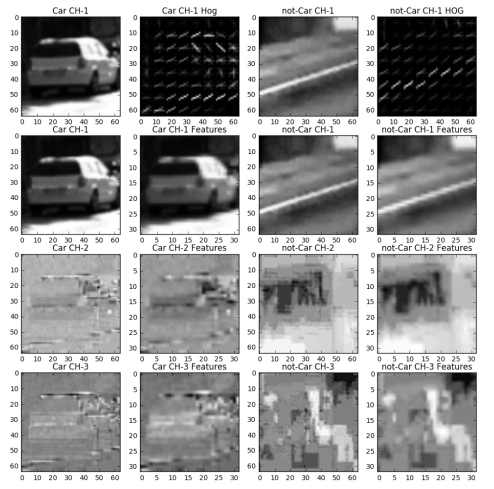
#> input picture examples/HOG_example.jpg, 988 x 978 px (shown at 1/2 size); its folder holds only this picture in this run
$ python -i vehicle-detection.py   (imports and definitions only)   (older library calls are emulated)
#> lines starting #> are read from the running program, lines starting #| are printed output that depends on the picture
#> further down, picture is the input picture: shape (978, 988, 3); min 0, max 255, mean 154
import matplotlib.image as mpimg
import matplotlib.pyplot as plt
import numpy as np
import cv2
import glob
import time
from sklearn.svm import LinearSVC
from sklearn.preprocessing import StandardScaler
from skimage.feature import hog
from sklearn.model_selection import train_test_split
from scipy.ndimage.measurements import label
from moviepy.editor import VideoFileClip
from sklearn.externals import joblib
from pathlib import Path
import pickle

class par:
    ##Hyperparameters
    color_space = 'YCrCb'  # Can be RGB, HSV, LUV, HLS, YUV, YCrCb
    orient = 15  # HOG orientations
    pix_per_cell = 8  # HOG pixels per cell
    cell_per_block = 2  # HOG cells per block
    hog_channel = "ALL"  # Can be 0, 1, 2, or "ALL"
    spatial_size = (8, 8)  # Spatial binning dimensions
    hist_bins = 64  # Number of histogram bins
    spatial_feat = True  # Spatial features on or off
    hist_feat = True  # Histogram features on or off
    hog_feat = True  # HOG features on or off
    y_start = 400
    y_stop = 656  # Min and max in y to search in slide_window()
    scale = 1.5
    # Classifier
    svc = []
    X_scaler = []

# Define a function to draw bounding boxes
# [40 lines left out: functions draw_boxes, add_heat, apply_threshold, draw_labeled_bboxes, not called in this run]

# Define a function to return HOG features and visualization
def get_hog_features(img, orient, pix_per_cell, cell_per_block,
                     vis=False, feature_vec=False):
    # Call with two outputs if vis==True
    if vis == True:
        features, hog_image = hog(img, orientations=orient,
                                  pixels_per_cell=(pix_per_cell, pix_per_cell),
                                  cells_per_block=(cell_per_block, cell_per_block),
                                  transform_sqrt=True,
                                  visualise=vis, feature_vector=feature_vec)
        return features, hog_image
    # Otherwise call with one output
    else:
        features = hog(img, orientations=orient,
                       pixels_per_cell=(pix_per_cell, pix_per_cell),
                       cells_per_block=(cell_per_block, cell_per_block),
                       transform_sqrt=True,
                       visualise=vis, feature_vector=feature_vec)
        return features

# Define a function to compute binned color features
def bin_spatial(img, size=(32, 32)):
    # Use cv2.resize().ravel() to create the feature vector
    features = cv2.resize(img, size).ravel()
    # Return the feature vector
    return features

def color_hist(img, nbins=32):  # bins_range=(0, 256)
    # Compute the histogram of the color channels separately
    channel1_hist = np.histogram(img[:, :, 0], bins=nbins)
    channel2_hist = np.histogram(img[:, :, 1], bins=nbins)
    channel3_hist = np.histogram(img[:, :, 2], bins=nbins)
    # Concatenate the histograms into a single feature vector
    hist_features = np.concatenate((channel1_hist[0], channel2_hist[0], channel3_hist[0]))
    # Return the individual histograms, bin_centers and feature vector
    return hist_features

# Define a function to extract features from a list of images
# Have this function call bin_spatial() and color_hist()
# [99 lines left out: functions extract_features, train_classifier, not called in this run]

# Define a single function that can extract features using hog sub-sampling and make predictions
def find_cars(img):
    img = img.astype(np.float32) / 255

    bboxes = []

    img_tosearch = img[par.y_start:par.y_stop, :, :]
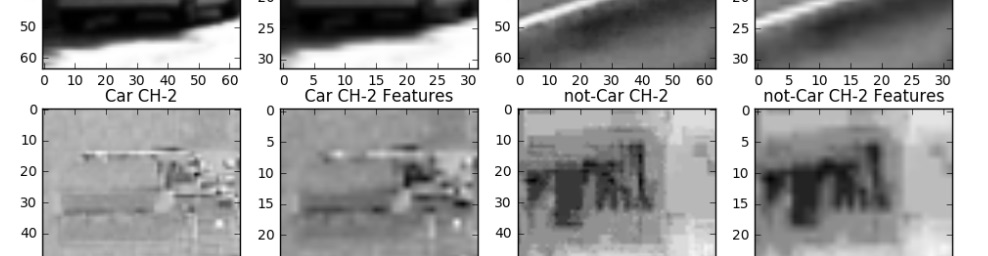
#> img_tosearch: shape (256, 988, 3) float32; min 0, max 1, mean 0.654
    if par.color_space != 'RGB':
        if par.color_space == 'HSV':
            feature_image = cv2.cvtColor(img_tosearch, cv2.COLOR_RGB2HSV)
        elif par.color_space == 'LUV':
            feature_image = cv2.cvtColor(img_tosearch, cv2.COLOR_RGB2LUV)
        elif par.color_space == 'HLS':
            feature_image = cv2.cvtColor(img_tosearch, cv2.COLOR_RGB2HLS)
        elif par.color_space == 'YUV':
            feature_image = cv2.cvtColor(img_tosearch, cv2.COLOR_RGB2YUV)
        elif par.color_space == 'YCrCb':
            feature_image = cv2.cvtColor(img_tosearch, cv2.COLOR_RGB2YCrCb)
#> feature_image: shape (256, 988, 3) float32; mean of channels 0, 1, 2 0.654, 0.5, 0.5

    else: feature_image = np.copy(img_tosearch)

    if par.scale != 1:
        imshape = feature_image.shape
#> imshape = (256, 988, 3)
        feature_image = cv2.resize(feature_image, (np.int(imshape[1] / par.scale), np.int(imshape[0] / par.scale)))
#> feature_image: shape (170, 658, 3) float32; mean of channels 0, 1, 2 0.654, 0.5, 0.5

    ch1 = feature_image[:, :, 0]
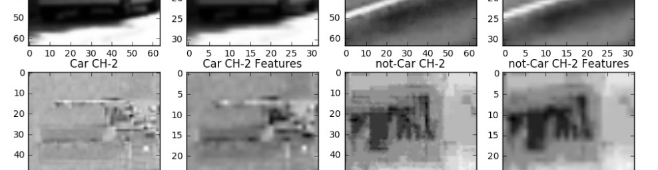
#> ch1: shape (170, 658) float32; min 0, max 1, mean 0.654
    ch2 = feature_image[:, :, 1]
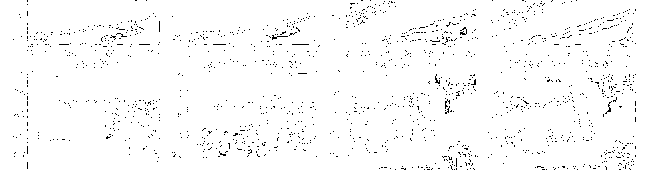
#> ch2: shape (170, 658) float32; values 0.5 (black) and 0.5 (white), 97.8% white; black in thin lines or dots
    ch3 = feature_image[:, :, 2]

    # Define blocks and steps as above
    nxblocks = (ch1.shape[1] // par.pix_per_cell) - 1
#> nxblocks = 81
    nyblocks = (ch1.shape[0] // par.pix_per_cell) - 1
#> nyblocks = 20
    nfeat_per_block = par.orient * par.cell_per_block ** 2
    # 64 was the orginal sampling rate, with 8 cells and 8 pix per cell
    window = 64
    nblocks_per_window = (window // par.pix_per_cell) - 1
    cells_per_step = 1  # Instead of overlap, define how many cells to step
    nxsteps = (nxblocks - nblocks_per_window) // cells_per_step
#> nxsteps = 74
    nysteps = (nyblocks - nblocks_per_window) // cells_per_step
#> nysteps = 13

    # Compute individual channel HOG features for the entire image
    if par.hog_feat == True:
        if par.hog_channel == 'ALL':
            hog1 = get_hog_features(ch1, par.orient, par.pix_per_cell, par.cell_per_block, feature_vec=False)
            hog2 = get_hog_features(ch2, par.orient, par.pix_per_cell, par.cell_per_block, feature_vec=False)
            hog3 = get_hog_features(ch3, par.orient, par.pix_per_cell, par.cell_per_block, feature_vec=False)
        elif par.hog_channel == 1:
            hog1 = get_hog_features(ch1, par.orient, par.pix_per_cell, par.cell_per_block, feature_vec=False)
        elif par.hog_channel == 2:
            hog2 = get_hog_features(ch2, par.orient, par.pix_per_cell, par.cell_per_block, feature_vec=False)
        else:
            hog3 = get_hog_features(ch3, par.orient, par.pix_per_cell, par.cell_per_block, feature_vec=False)


    for xb in range(nxsteps):
        for yb in range(nysteps):
            ypos = yb * cells_per_step
            xpos = xb * cells_per_step
            # Extract HOG for this patch
            if par.hog_channel == 'ALL':
                hog_feat1 = hog1[ypos:ypos + nblocks_per_window, xpos:xpos + nblocks_per_window].ravel()
                hog_feat2 = hog2[ypos:ypos + nblocks_per_window, xpos:xpos + nblocks_per_window].ravel()
                hog_feat3 = hog3[ypos:ypos + nblocks_per_window, xpos:xpos + nblocks_per_window].ravel()

            elif par.hog_channel == 1:
                hog_feat1 = hog1[ypos:ypos + nblocks_per_window, xpos:xpos + nblocks_per_window].ravel()
                hog_feat2 = []
                hog_feat3 = []
            elif par.hog_channel == 2:
                hog_feat1 = []
                hog_feat2 = hog2[ypos:ypos + nblocks_per_window, xpos:xpos + nblocks_per_window].ravel()
                hog_feat3 = []
            else:
                hog_feat1 = []
                hog_feat2 = []
                hog_feat3 = hog3[ypos:ypos + nblocks_per_window, xpos:xpos + nblocks_per_window].ravel()

            hog_features = np.hstack((hog_feat1, hog_feat2, hog_feat3))

            xleft = xpos * par.pix_per_cell
            ytop = ypos * par.pix_per_cell

            # Extract the image patch
            subimg = cv2.resize(feature_image[ytop:ytop + window, xleft:xleft + window], (64, 64))

            # Get color features
            if par.spatial_feat == True:
                spatial_features = bin_spatial(subimg, size=par.spatial_size)
            else:
                spatial_features = []

            if par.hist_feat == True:
                hist_features = color_hist(subimg, nbins=par.hist_bins)
            else:
                hist_features = []

           # Scale features and make a prediction
            test_features = par.X_scaler.transform(np.hstack((spatial_features, hist_features, hog_features)).reshape(1, -1))
            test_prediction = par.svc.predict(test_features)

            if test_prediction == 1:
                xbox_left = np.int(xleft * par.scale)
                ytop_draw = np.int(ytop * par.scale)
                win_draw = np.int(window * par.scale)
                bboxes.append(((xbox_left, ytop_draw + par.y_start), (xbox_left + win_draw, ytop_draw + win_draw + par.y_start)))
#> subimg: shape (64, 64, 3) float32; mean of channels 0, 1, 2 0.698, 0.5, 0.5
#> after the loop, bboxes = []


    return bboxes


def pipeline(image):

    heat = np.zeros_like(image[:, :, 0]).astype(np.float)

    # Plot all Windows
    hot_windows = find_cars(image)
    window_img = draw_boxes(image, hot_windows, color=(0, 0, 255), thick=6)

    plt.imshow(window_img)
    plt.show()

    # Add heat to each box in box list
    heat = add_heat(heat, hot_windows)

    # Apply threshold to help remove false positives
    heat = apply_threshold(heat, 2)

    # Visualize the heatmap when displaying
    heatmap = np.clip(heat, 0, 255)

    # Plot heatmap
    #plt.imshow(heatmap)
    #plt.show()

    # Find final boxes from heatmap using label function
    labels = label(heatmap)
    draw_image = draw_labeled_bboxes(np.copy(image), labels)

    # Final image with detected cars
    #plt.imshow(draw_image)
    #plt.show()

    return draw_image

# Main
# [6 lines not run here, left out]

# Video
#input = VideoFileClip("project_video.mp4")
#output = input.fl_image(pipeline)
#output.write_videofile('result.mp4', audio=False)

>>> import cv2
>>> picture = cv2.cvtColor(cv2.imread('examples/HOG_example.jpg'), cv2.COLOR_BGR2RGB)
#> (the run stopped early here; a loop or call above may not have finished)

$ run again, on examples/sliding_window.jpg
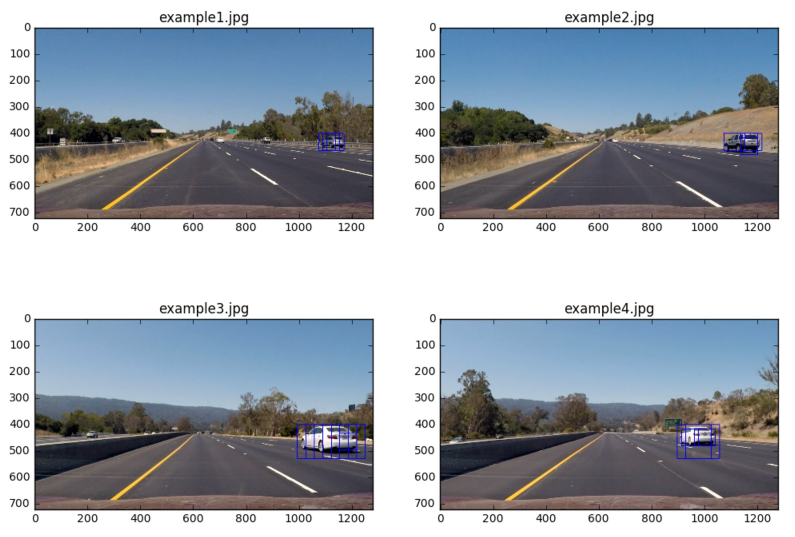
#> input picture examples/sliding_window.jpg, 1590 x 1074 px (shown at 1/2 size)
#> in find_cars, `ch1 = feature_image[:, :, 0]`:
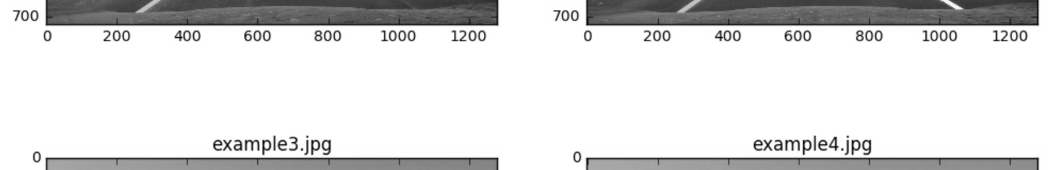
#> ch1: shape (170, 1060) float32; min 0.0127, max 1, mean 0.87
#> in find_cars, `ch3 = feature_image[:, :, 2]`:
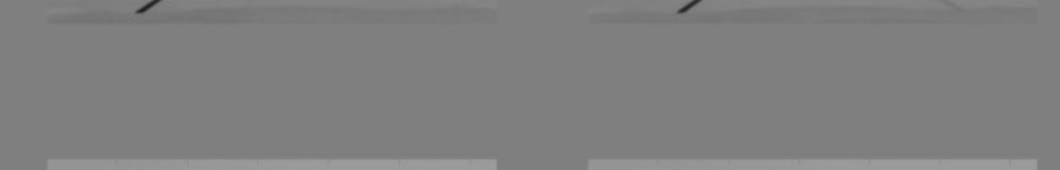
#> ch3: shape (170, 1060) float32; min 0.119, max 0.62, mean 0.503
#> after the loop in find_cars, `for xb in range(nxsteps):`: bboxes = []

$ run again, on examples/sliding_windows.jpg
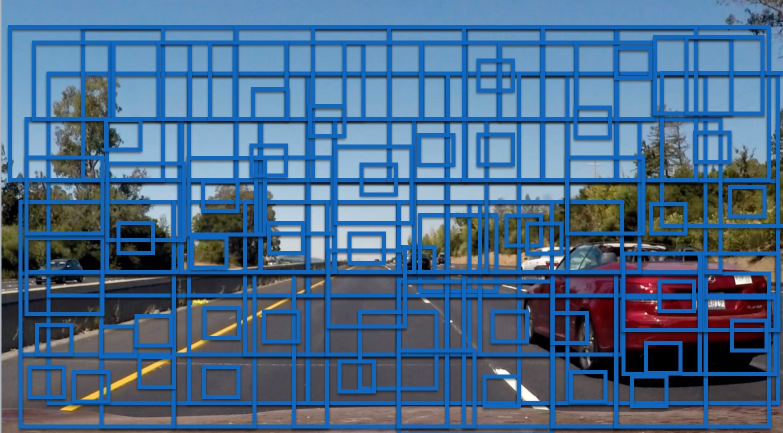
#> input picture examples/sliding_windows.jpg, 1566 x 866 px (shown at 1/2 size)
#> in find_cars, `ch2 = feature_image[:, :, 1]`:
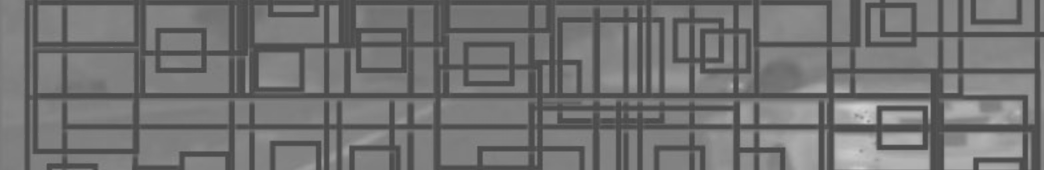
#> ch2: shape (170, 1044) float32; min 0.279, max 0.827, mean 0.449
#> in find_cars, `ch3 = feature_image[:, :, 2]`:
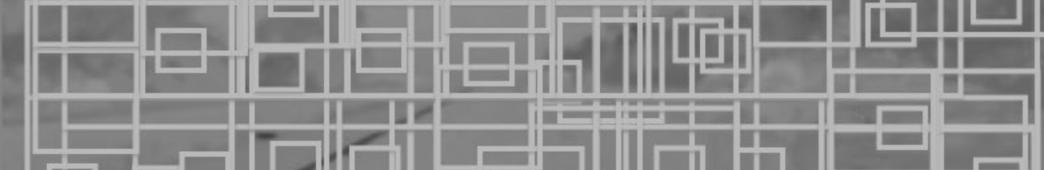
#> ch3: shape (170, 1044) float32; min 0.254, max 0.749, mean 0.564
#> after the loop in find_cars, `for xb in range(nxsteps):`: bboxes = []

$ run again, on examples/bboxes_and_heat.png
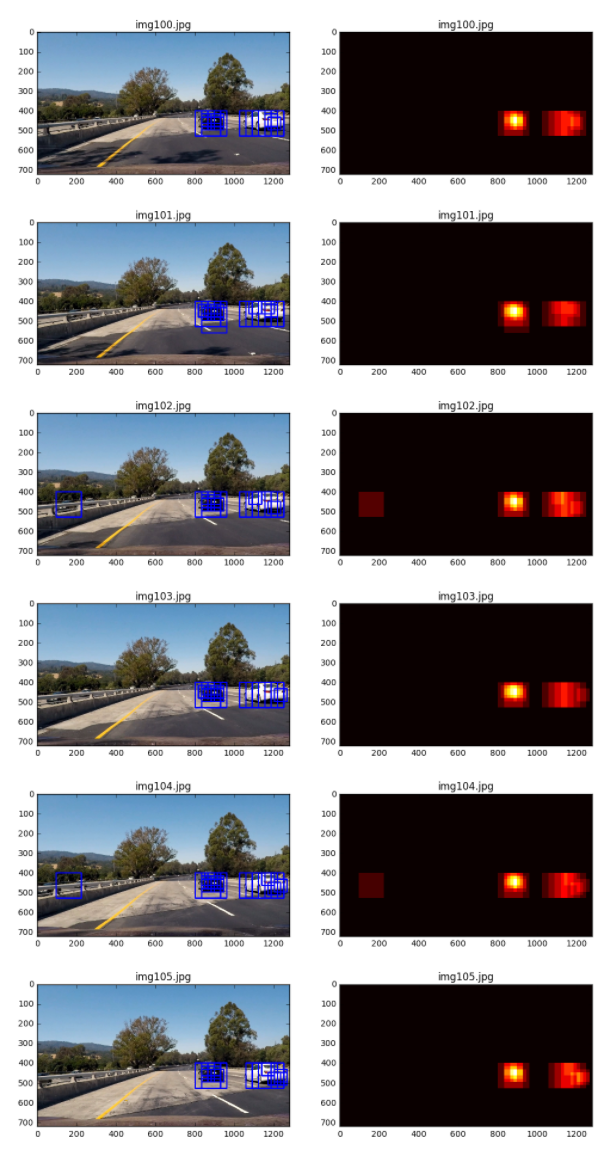
#> input picture examples/bboxes_and_heat.png, 610 x 1150 px
#> in find_cars, `ch1 = feature_image[:, :, 0]`:
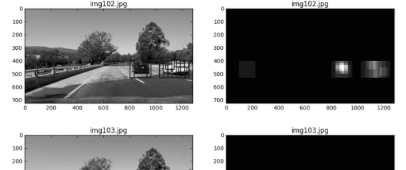
#> ch1: shape (170, 406) float32; min 0.00344, max 1, mean 0.511
#> in find_cars, `ch3 = feature_image[:, :, 2]`:
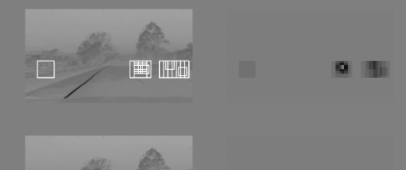
#> ch3: shape (170, 406) float32; min 0.0689, max 0.969, mean 0.512
#> after the loop in find_cars, `for xb in range(nxsteps):`: bboxes = []
